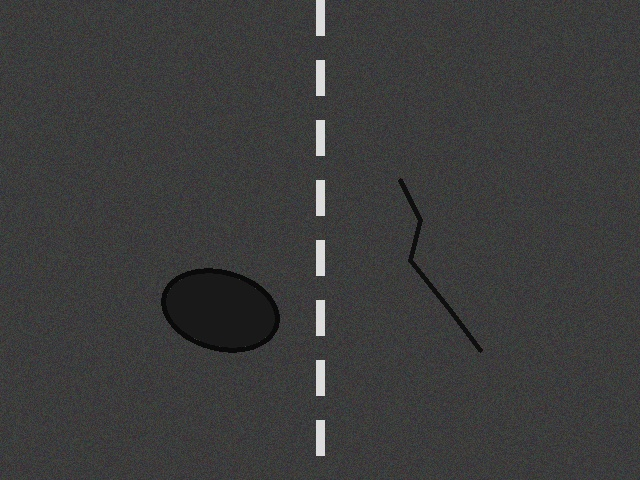
#> input picture data/sample_road.jpg, 640 x 480 px
$ python -i infrastructure.py   (imports and definitions only)
#> lines starting #> are read from the running program, lines starting #| are printed output that depends on the picture; after the words box and inside, x2 and y2 are one past the last pixel; in counts of white or black regions, pixels touching at a corner belong together
#> further down, picture is the input picture: shape (480, 640, 3); mean B, G, R 59.8, 59.8, 59.8
import numpy as np
import cv2
from typing import Dict, Any, List
from config.settings import settings

class InfrastructureDetector:
    """
    Multi-Task Computer Vision Module for:
    1. Traffic Density Detection (Car, Bike, Bus, Truck counts & density score)
    2. Infrastructure Detection (Manhole, Speed breaker, Traffic signs, Zebra crossing)
    3. Obstruction Detection (Debris, Open manhole, Blockages)
    4. Lane Marking Condition Analysis (Normal, Faded, Broken, Missing)
    5. Waterlogging & Flood Risk Detection (Normal, Waterlogged, Flooded)
    """
    def __init__(self):
        self.infra_classes = settings.INFRASTRUCTURE_CLASSES
        self.obstruction_classes = settings.OBSTRUCTION_CLASSES

    def analyze_scene(self, image: np.ndarray) -> Dict[str, Any]:
        """
        Comprehensive multi-task visual inspection of road corridor image.
        """
        if image is None:
            return {}

        h, w = image.shape[:2]
#> h = 480; w = 640

        # 1. Traffic Density Estimation
        traffic_info = self._detect_traffic(image)
#> traffic_info = 4 items

        # 2. Road Infrastructure Detection
        infra_items = self._detect_infrastructure(image)
#> infra_items = 3 items

        # 3. Obstruction Detection
        obstructions = self._detect_obstructions(image)
#> obstructions = 1 item

        # 4. Lane Marking Condition
        lane_condition = self._analyze_lane_markings(image)

        # 5. Flood / Waterlogging Classification
        water_condition = self._detect_waterlogging(image)

        return {
            "traffic": traffic_info,
            "infrastructure": infra_items,
            "obstructions": obstructions,
            "lane_markings": lane_condition,
            "waterlogging": water_condition
        }

    def _detect_traffic(self, image: np.ndarray) -> Dict[str, Any]:
        """Detect vehicle counts and compute traffic density."""
        vehicle_counts = {"car": 12, "bike": 8, "bus": 2, "truck": 3}
        total_vehicles = sum(vehicle_counts.values())

        if total_vehicles > 20:
            density_label = "HIGH"
        elif total_vehicles > 8:
            density_label = "MODERATE"
        else:
            density_label = "LOW"

        return {
            "total_vehicle_count": total_vehicles,
            "vehicle_counts": vehicle_counts,
            "traffic_density_level": density_label,
            "daily_traffic_exposure_est": total_vehicles * 450
        }

    def _detect_infrastructure(self, image: np.ndarray) -> List[Dict[str, Any]]:
        """Detect standard road assets and infrastructure items."""
        return [
            {"asset_type": "Manhole", "confidence": 0.94, "status": "Intact", "bbox": [120, 340, 180, 400]},
            {"asset_type": "Speed breaker", "confidence": 0.89, "status": "Visible", "bbox": [50, 450, 580, 490]},
            {"asset_type": "Zebra crossing", "confidence": 0.92, "status": "Slightly Faded", "bbox": [20, 500, 620, 560]}
        ]

    def _detect_obstructions(self, image: np.ndarray) -> List[Dict[str, Any]]:
        """Detect hazardous road blockages or debris."""
        return [
            {
                "hazard_type": "Construction debris",
                "confidence": 0.91,
                "location": "Right Shoulder",
                "bbox": [450, 280, 520, 330]
            }
        ]

    def _analyze_lane_markings(self, image: np.ndarray) -> Dict[str, Any]:
        """Segment and grade state of painted lane markings."""
        gray = cv2.cvtColor(image, cv2.COLOR_BGR2GRAY)
        _, white_mask = cv2.threshold(gray, 200, 255, cv2.THRESH_BINARY)
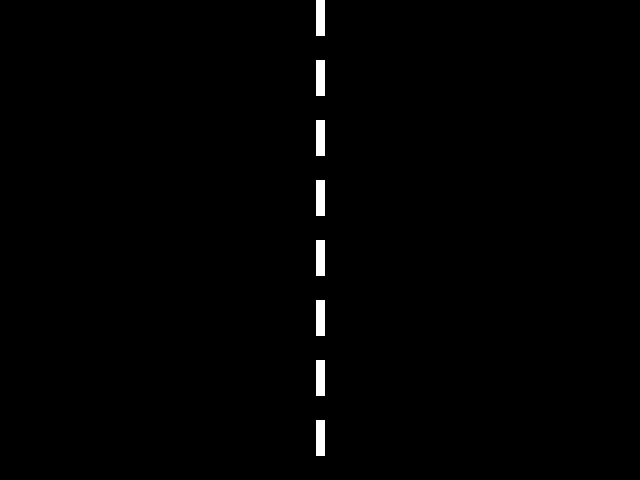
#> white_mask: shape (480, 640); 0.84% white; 8 white regions, largest, box (x1, y1, x2, y2) and area: (316, 0, 325, 36) 324, (316, 60, 325, 96) 324, (316, 120, 325, 156) 324
        pixel_count = np.sum(white_mask > 0)
#> pixel_count = 2592
#> in analyze_scene, `lane_condition = self._analyze_lane_markings(image)`: lane_condition = {'status': 'Missing marking', 'quality_score': 24, 'lane_pixel_count': 2592}

        if pixel_count > 15000:
            status = "Normal marking"
            quality_score = 92
        elif pixel_count > 5000:
            status = "Faded marking"
            quality_score = 58
        else:
            status = "Missing marking"
            quality_score = 24

        return {
            "status": status,
            "quality_score": quality_score,
            "lane_pixel_count": int(pixel_count)
        }

    def _detect_waterlogging(self, image: np.ndarray) -> Dict[str, Any]:
        """Identify surface standing water, rain reflectivity, or flooding."""
        hsv = cv2.cvtColor(image, cv2.COLOR_BGR2HSV)
#> hsv: shape (480, 640, 3); mean H, S, V 82.6, 19.4, 62.1
        sat = hsv[:, :, 1]
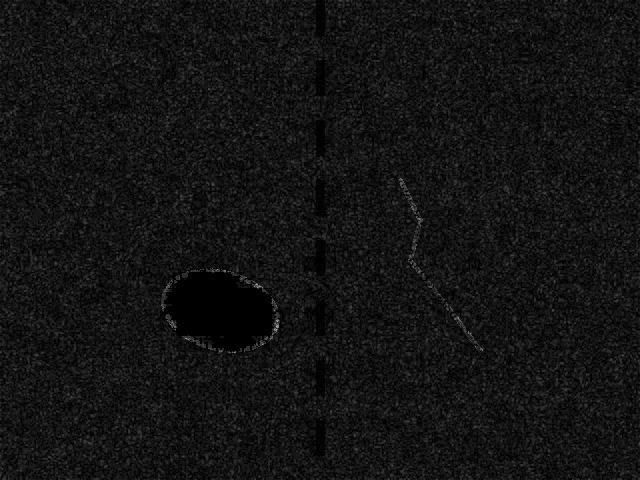
#> sat: shape (480, 640); min 0, max 182, mean 19.4
        val = hsv[:, :, 2]

        reflective_mask = (val > 180) & (sat < 40)
        water_ratio = float(np.sum(reflective_mask) / (image.shape[0] * image.shape[1]))
#> water_ratio = 0.00844

        if water_ratio > 0.25:
            condition = "Flooded Road"
            risk_level = "CRITICAL"
        elif water_ratio > 0.08:
            condition = "Waterlogged Road"
            risk_level = "HIGH"
        else:
            condition = "Normal Road"
            risk_level = "LOW"

        return {
            "condition": condition,
            "risk_level": risk_level,
            "water_surface_ratio_pct": round(water_ratio * 100, 2)
        }

>>> import cv2
>>> picture = cv2.imread('../data/sample_road.jpg')
>>> result = InfrastructureDetector().analyze_scene(picture)
#> in analyze_scene, `water_condition = self._detect_waterlogging(image)`: water_condition = {'condition': 'Normal Road', 'risk_level': 'LOW', 'water_surface_ratio_pct': 0.84}
#> result = 5 items
